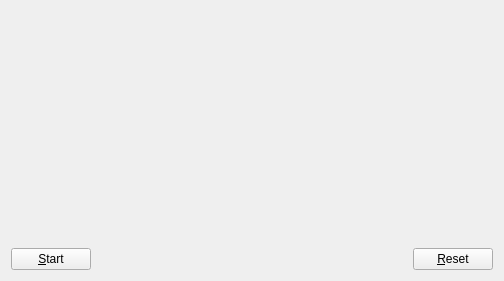
<?xml version="1.0" encoding="UTF-8"?>
<ui version="4.0">
 <class>MainWindow</class>
 <widget class="QMainWindow" name="MainWindow">
  <property name="geometry">
   <rect>
    <x>0</x>
    <y>0</y>
    <width>504</width>
    <height>281</height>
   </rect>
  </property>
  <property name="windowTitle">
   <string>MainWindow</string>
  </property>
  <widget class="QWidget" name="centralWidget">
   <layout class="QVBoxLayout" name="verticalLayout">
    <item>
     <widget class="TimerWidget" name="timerWidget" native="true">
      <property name="sizePolicy">
       <sizepolicy hsizetype="Expanding" vsizetype="Expanding">
        <horstretch>0</horstretch>
        <verstretch>0</verstretch>
       </sizepolicy>
      </property>
      <property name="font">
       <font>
        <pointsize>64</pointsize>
       </font>
      </property>
     </widget>
    </item>
    <item>
     <layout class="QHBoxLayout" name="horizontalLayout">
      <item>
       <widget class="QPushButton" name="startStopButton">
        <property name="text">
         <string>&amp;Start</string>
        </property>
       </widget>
      </item>
      <item>
       <spacer name="horizontalSpacer">
        <property name="orientation">
         <enum>Qt::Horizontal</enum>
        </property>
        <property name="sizeHint" stdset="0">
         <size>
          <width>40</width>
          <height>20</height>
         </size>
        </property>
       </spacer>
      </item>
      <item>
       <widget class="QPushButton" name="resetButton">
        <property name="text">
         <string>&amp;Reset</string>
        </property>
       </widget>
      </item>
     </layout>
    </item>
   </layout>
  </widget>
  <widget class="QMenuBar" name="menuBar">
   <property name="geometry">
    <rect>
     <x>0</x>
     <y>0</y>
     <width>504</width>
     <height>22</height>
    </rect>
   </property>
  </widget>
 </widget>
 <layoutdefault spacing="6" margin="11"/>
 <customwidgets>
  <customwidget>
   <class>TimerWidget</class>
   <extends>QWidget</extends>
   <header>timerwidget.h</header>
   <container>1</container>
  </customwidget>
 </customwidgets>
 <resources/>
 <connections/>
</ui>
